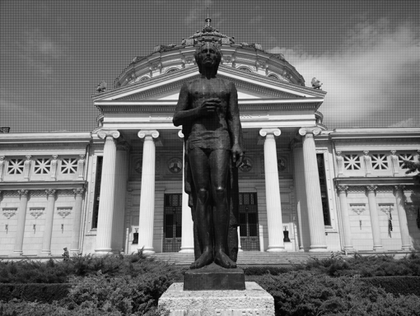
%> input picture Project 3/images/test1.png, 420 x 316 px, shrunk from 510 x 384 before the run
$ octave project3.m   (GNU Octave 9; MATLAB toolbox functions it lacks are replaced by stand-ins)
%> lines starting %> are read from the running program, lines starting %| are printed output that depends on the picture
### Project 3/MATLAB/demosaic_interpolation.m
function demosaiced_img = demosaic_interpolation(img, pattern)
    if pattern == 'rggb'
        demosaiced_img = demosaic_rggb(img);
    elseif pattern == 'gbrg'
        demosaiced_img = demosaic_gbrg(img);
    elseif pattern == 'grbg'
        demosaiced_img = demosaic_grbg(img);
    elseif pattern == 'bggr'
        demosaiced_img = demosaic_bggr(img);
    end
end

function out_img = demosaic_rggb(mosaic_img)
    % Get the size of the input image
    [height, width] = size(mosaic_img);

    % Create an output RGB image
    out_img = zeros(height, width, 3);

    mosaic_img = double(mosaic_img);

    % Loop over each pixel in the mosaic image
    for i = 1:height-1
        for j = 1:width-1
            % Determine the color of the current pixel based on its position in the pattern
            c1 = mod(i, 2);  % 1 = Red, 2 = Green, 3 = Blue
            c2 = mod(j, 2);

            if (i == 1) || (j == 1)
                continue
            end

            % Interpolate the missing color channels based on surrounding pixels
            if c1 == 1 && c2 == 1  % Red
                out_img(i, j, 1) = mosaic_img(i, j);
                out_img(i, j, 2) = (mosaic_img(i, j-1) + mosaic_img(i, j+1) + mosaic_img(i-1, j) + mosaic_img(i+1, j))/4;
                out_img(i, j, 3) = (mosaic_img(i-1, j-1) + mosaic_img(i+1, j-1) + mosaic_img(i-1, j+1) + mosaic_img(i+1, j+1))/4;
            elseif c1 == 0 && c2 == 1  % Green 1
                out_img(i, j, 1) = (mosaic_img(i+1, j) + mosaic_img(i-1, j))/2;
                out_img(i, j, 2) = mosaic_img(i, j);
                out_img(i, j, 3) = (mosaic_img(i, j-1) + mosaic_img(i, j+1))/2;
            elseif c1 == 1 && c2 == 0  % Green 2
                out_img(i, j, 1) = (mosaic_img(i, j-1) + mosaic_img(i, j+1))/2;
                out_img(i, j, 2) = mosaic_img(i, j);
                out_img(i, j, 3) = (mosaic_img(i-1, j) + mosaic_img(i+1, j))/2;
            else  % Blue
                out_img(i, j, 1) = (mosaic_img(i-1, j-1) + mosaic_img(i+1, j-1) + mosaic_img(i-1, j+1) + mosaic_img(i+1, j+1))/4;
                out_img(i, j, 2) = (mosaic_img(i, j-1) + mosaic_img(i, j+1) + mosaic_img(i-1, j) + mosaic_img(i+1, j))/4;
                out_img(i, j, 3) = mosaic_img(i, j);
            end
        end
    end

    out_img = uint8(out_img);
end

% [131 lines left out: functions demosaic_bggr, demosaic_gbrg, demosaic_grbg, not called in this run]

### Project 3/MATLAB/project3.m
clc; clear; close all;

%% Initialize variables
img1 = imread('../images/test1.png');
%> img1 is the input picture: size 316x420 uint8; min 0, max 253, mean 113.8
img2 = imread('../images/test2.png');
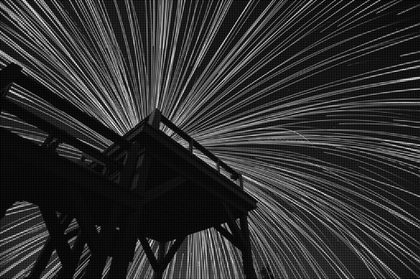
%> input picture Project 3/images/test2.png, 420 x 279 px, shrunk from 510 x 339 before the run
%> img2 is the input picture: size 279x420 uint8; min 0, max 254, mean 47.2

img1_demosaic = demosaic(img2, 'rggb');
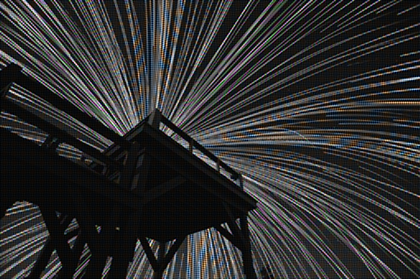
%> img1_demosaic: size 279x420x3 uint8; mean R, G, B 47.3, 47.2, 47.4
figure, imshow(img1_demosaic);

img_interp = demosaic_interpolation(img2, 'rggb');
%> after the loop in demosaic_rggb, `for i = 1:height-1`:
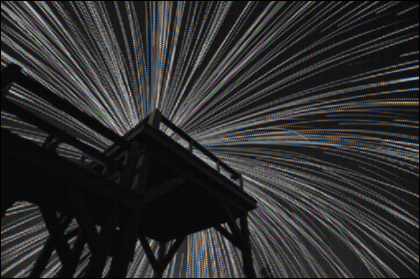
%> out_img: size 279x420x3 double; mean R, G, B 46.7, 46.7, 46.7
figure, imshow(img_interp)
